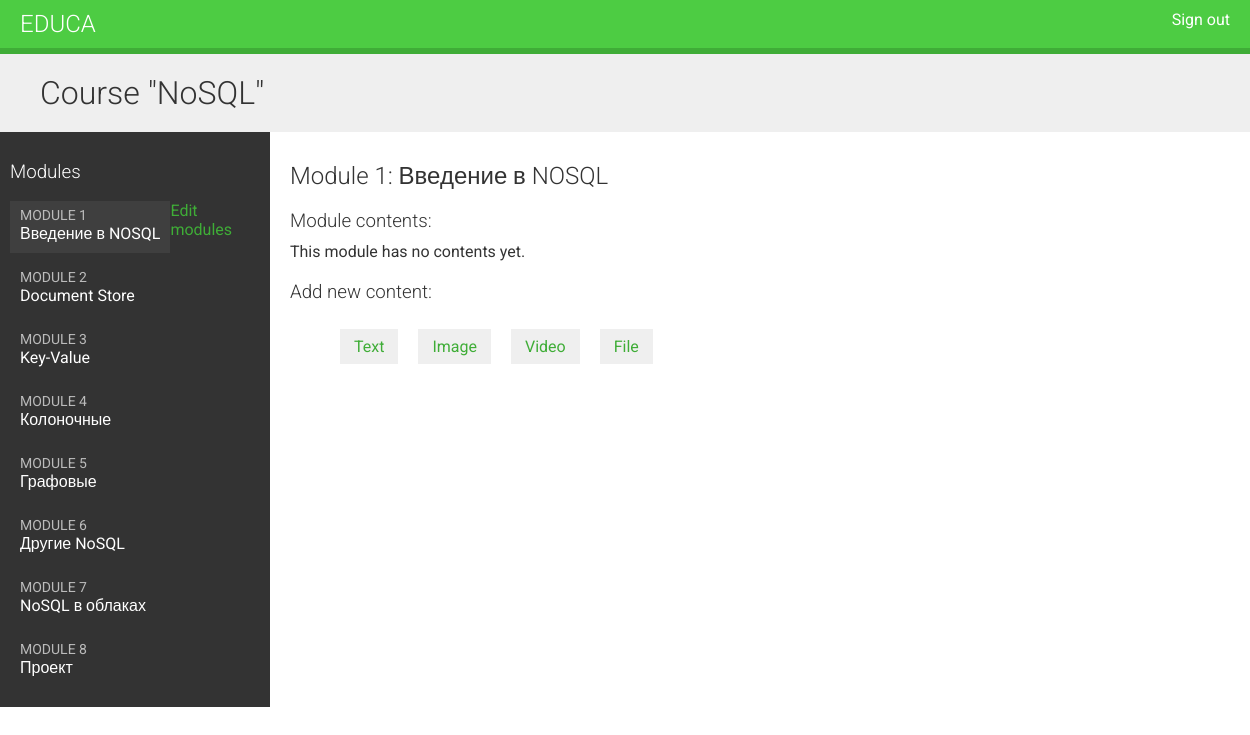
Screenshot of /course/module/34/ (signed in) with the database file from the repository.
### courses/models.py (models this page shows, shortened)
class Course(models.Model):
    owner = models.ForeignKey(User,
                              related_name='courses_created',
                              on_delete=models.CASCADE)
    subject = models.ForeignKey(Subject,
                                related_name='courses',
                                on_delete=models.CASCADE)
    title = models.CharField(max_length=200)
    slug = models.SlugField(max_length=200, unique=True)
    overview = models.TextField()
    created = models.DateTimeField(auto_now_add=True)
    students = models.ManyToManyField(User, related_name='courses_joined', blank=True)
    class Meta:
        ordering = ['-created']

class Module(models.Model):
    course = models.ForeignKey(Course,
                               related_name='modules',
                               on_delete=models.CASCADE)
    title = models.CharField(max_length=200)
    description = models.TextField(blank=True)
    order = OrderField(blank=True, for_fields=['course'])
    class Meta:
        ordering = ['order']

### courses/views.py (the view)
# urls.py: path('module/<int:module_id>/', views.ModuleContentListView.as_view(), name='module_content_list'),
class ModuleContentListView(TemplateResponseMixin, View):
    template_name = 'courses/manage/module/content_list.html'
    def get(self, request, module_id):
        module = get_object_or_404(Module, id=module_id, course__owner=request.user)
        return self.render_to_response({'module': module})

### courses/templates/courses/manage/module/content_list.html (shortened to what this page needs)
{% extends "base.html" %}
{% load course %}
{% block content %}
  {% with course=module.course %}
    <h1>Course "{{ course.title }}"</h1>
    <div class="contents">
      <h3>Modules</h3>
      <ul id="modules">
        {% for m in course.modules.all %}
          <li data-id="{{ m.id }}" {% if m == module %}class="selected"{% endif %}>
            <a href="{% url "module_content_list" m.id %}">
              <span>
                Module <span class="order">{{ m.order|add:1 }}</span>
              </span>
              <br>
              {{ m.title }}
            </a>
          </li>
        {% empty %}
          <li>No modules yet.</li>
        {% endfor %}
      </ul>
      <p><a href="{% url "course_module_update" course.id %}">Edit modules</a></p>
    </div>
    <div class="module">
      <h2>Module {{ module.order|add:1 }}: {{ module.title }}</h2>
      <h3>Module contents:</h3>
      <div id="module-contents">
        {% for content in module.contents.all %}
          <div data-id="{{ content.id }}">
            {% with item=content.item %}
              <p>{{ item }} ({{ item|model_name }})</p>
              <a href="{% url "module_content_update" module.id item|model_name item.id %}">Edit</a>
              <form action="{% url "module_content_delete" content.id %}" method="post">
                <input type="submit" value="Delete">
                {% csrf_token %}
              </form>
            {% endwith %}
          </div>
        {% empty %}
          <p>This module has no contents yet.</p>
        {% endfor %}
      </div>
      <h3>Add new content:</h3>
      <ul class="content-types">
        <li><a href="{% url "module_content_create" module.id "text" %}">Text</a></li>
        <li><a href="{% url "module_content_create" module.id "image" %}">Image</a></li>
        <li><a href="{% url "module_content_create" module.id "video" %}">Video</a></li>
        <li><a href="{% url "module_content_create" module.id "file" %}">File</a></li>
      </ul>
    </div>
  {% endwith %}
{% endblock %}

### courses/static/css/base.css (style rules this page uses)
body { margin:0; font-family:'Roboto', sans-serif; font-weight:400; color:#333; }
a { color:#3fad37; text-decoration:none; }
ul { float:left; }
h1, h2, h3, h4, h5, h6 { font-family:'Roboto', sans-serif; font-weight:300; }
h1 { background:#efefef; width:100%; overflow:auto; padding:20px 0 20px 40px; margin:0; }
.module { padding:10px 20px; float:left; width:600px; }
.module h3 { margin:20px 0 0; padding:0; width:100%; }
.module p { margin:10px 0 20px; width:100%; float:left; }
.contents { width:20%; padding:10px; float:left; background:#333; color: #fff; font-family:'Roboto', sans-serif; }
.contents ul { list-style:none; margin:0; padding:0; }
.contents ul li { margin:0 0 10px 0; padding:4px 10px 10px; overflow:auto; }
.contents ul li.selected { background:#3f3f3f; }
.contents ul span { text-transform:uppercase; color:#bbb; font-size:14px; }
.contents ul a { display:block; color:#fff; text-decoration:none; }
ul.content-types li { list-style:none; float:left; margin:10px; background:#efefef; padding:8px 14px; }

### rows the page displays
Course: title "NoSQL"
Module: order|add "1", title "Введение в NOSQL"
Module: order|add "2", title "Document Store"
Module: order|add "3", title "Key-Value"
Module: order|add "4", title "Колоночные"
Module: order|add "5", title "Графовые"
Module: order|add "6", title "Другие NoSQL"
Module: order|add "7", title "NoSQL в облаках"
Module: order|add "8", title "Проект"
